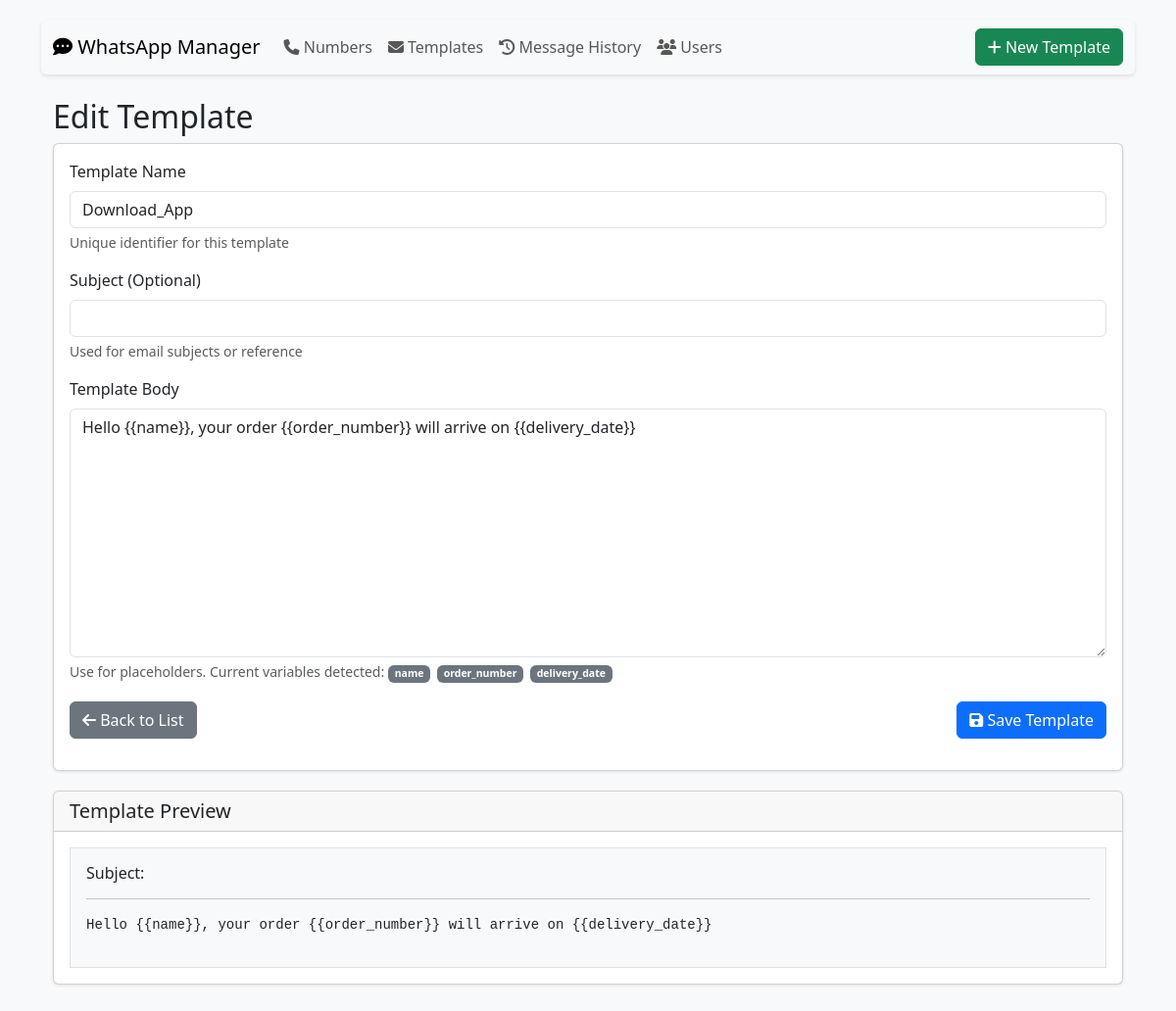
/template/edit/3, run on the app's committed database.
### tables this page shows
CREATE TABLE templates (
                id INTEGER PRIMARY KEY AUTOINCREMENT,
                name TEXT UNIQUE,
                subject TEXT,
                body TEXT,
                has_image BOOLEAN DEFAULT FALSE,
                template_image_path TEXT,
                created_at TEXT DEFAULT CURRENT_TIMESTAMP,
                updated_at TEXT DEFAULT CURRENT_TIMESTAMP
            );

### app.py (the view)
@app.route('/template/edit/<int:template_id>', methods=['GET'])
def edit_template(template_id):
    template = get_template(template_id)
    if not template:
        flash('Template not found', 'error')
        return redirect(url_for('manage_templates'))
    return render_template('edit_template.html', template=template)

### app.py (called while the page is built)
@app.context_processor
def utility_processor():
    return dict(get_template_variables=get_template_variables)

def get_template_variables(template_body):
    return re.findall(r'{{\s*(\w+)\s*}}', template_body)

def get_template(template_id):
    with sqlite3.connect('database.db') as conn:
        conn.row_factory = sqlite3.Row
        cursor = conn.execute('SELECT * FROM templates WHERE id = ?', (template_id,))
        return cursor.fetchone()

### templates/edit_template.html (shortened to what this page needs)
{% block content %}
<div class="container mt-4">
    <h2>{% if template %}Edit{% else %}Create New{% endif %} Template</h2>
    <div class="card">
        <div class="card-body">
            <form method="POST" action="{{ url_for('manage_templates') }}">
                <div class="mb-3">
                    <label for="name" class="form-label">Template Name</label>
                    <input type="text" class="form-control" id="name" name="name"
                           value="{{ template['name'] if template else '' }}" required>
                    <div class="form-text">Unique identifier for this template</div>
                </div>
                <div class="mb-3">
                    <label for="subject" class="form-label">Subject (Optional)</label>
                    <input type="text" class="form-control" id="subject" name="subject"
                           value="{{ template['subject'] if template else '' }}">
                    <div class="form-text">Used for email subjects or reference</div>
                </div>
                <div class="mb-3">
                    <label for="body" class="form-label">Template Body</label>
                    <textarea class="form-control" id="body" name="body" rows="10"
                              required>{{ template['body'] if template else '' }}</textarea>
                    <div class="form-text">
                        Use {{variable_name}} for placeholders. Current variables detected:
                        {% if template %}
                            {% set vars = get_template_variables(template['body']) %}
                            {% for var in vars %}
                                <span class="badge bg-secondary">{{ var }}</span>
                            {% endfor %}
                        {% else %}
                            None yet
                        {% endif %}
                    </div>
                </div>
                <div class="d-flex justify-content-between">
                    <a href="{{ url_for('manage_templates') }}" class="btn btn-secondary">
                        <i class="fas fa-arrow-left"></i> Back to List
                    </a>
                    <button type="submit" class="btn btn-primary">
                        <i class="fas fa-save"></i> Save Template
                    </button>
                </div>
            </form>
        </div>
    </div>
    {% if template %}
    <div class="card mt-3">
        <div class="card-header">
            <h5 class="mb-0">Template Preview</h5>
        </div>
        <div class="card-body">
            <div class="border p-3 bg-light">
                <h6>Subject: {{ template['subject'] }}</h6>
                <hr>
                <pre>{{ template['body'] }}</pre>
            </div>
        </div>
    </div>
    {% endif %}
</div>
{% endblock %}

### templates/base.html (style rules this page uses)
body { padding-top: 20px; padding-bottom: 20px; background-color: #f8f9fa; }
.card { margin-bottom: 20px; box-shadow: 0 1px 3px rgba(0,0,0,.1); }
.badge { margin-right: 3px; margin-bottom: 3px; }

### data on the page
templates: name "Download_App", body "Hello {{name}}, your order {{order_number}} will arrive on {{delivery_date}}"

### other printed values
{{ var }} "name" "order_number" "delivery_date"
